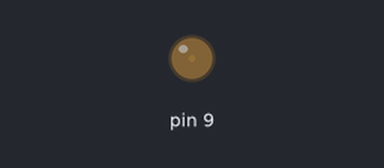
This sketch was run on a simulated Arduino Uno, built with avr-gcc and run on an emulated ATmega328P. Parts: output pins drawn as LEDs (lit = HIGH).

Above: at 0.05 s.
At 1.65 s:
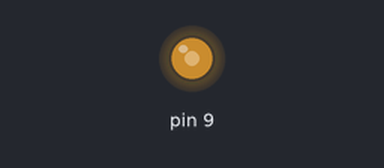
At 3.25 s:
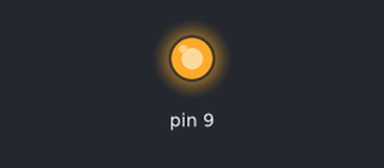
At 6.5 s:
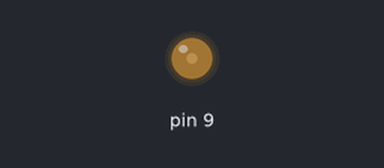
Timing chart, 0 to 10.6 s (numbered marks = the images above):
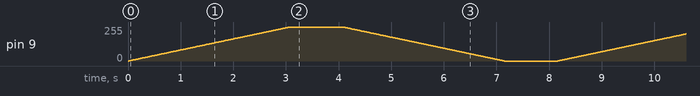

The sketch:

zine_project_3a_pwm_1.ino
```cpp
int i=0;
void setup()
{

  TCCR1B |=(1<<WGM12);
  TCCR1B &= ~(1<<WGM13);
  TCCR1A |= (1<<WGM10) | (1<<WGM11); // Fast PWM 10 BIT

  TCCR1A |= (1<<COM1A1);
  TCCR1A &= ~(1<<COM1A0); // NON Inverting mode of PWM

  TCCR1B |= (1<<CS10) | (1<<CS11);
  TCCR1B &= ~(1<<CS12);   // system clock is 16MHz when divided
                          // by 64 ( prescaler) 16MHz/64 =250kHz

  DDRB|= (1<<DDB1); // Digital Pin 9 is set  as output

  OCR1A=0-1023;
}

void loop()
{

for(int i=0 ; i<1024;i++)
{
OCR1A=i;
delay(3);
}
delay(1000);

for(int i=1023 ; i>=0 ;i--)
{
OCR1A=i;
delay(3);
}
delay(1000);

}
```
